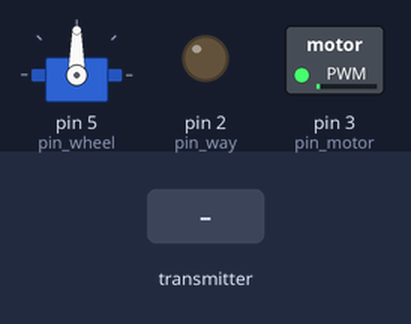
This sketch was run on a simulated Arduino Uno, built with avr-gcc and run on an emulated ATmega328P. On the bench: servo, switched loads named in the sketch (green lamp = pin HIGH), output pins drawn as LEDs (lit = HIGH). The test bench sets the inputs (shaded band). No radio packets arrive unless stated.

Above: at 1.2 s.
1.3 s: the transmitter starts sending data.0 = 0
At 1.9 s:
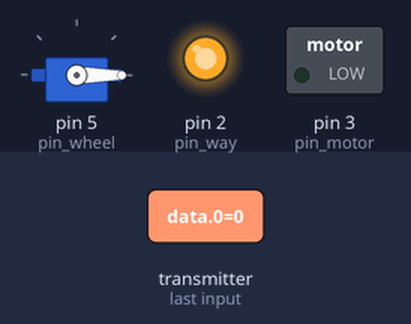
2.8 s: the transmitter starts sending data.1 = 256
At 3.1 s:
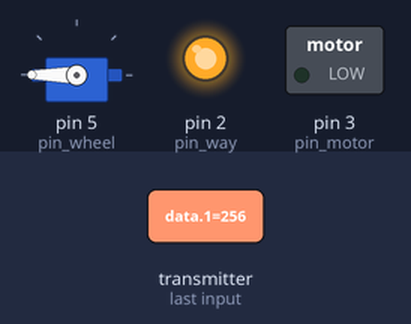
4.3 s: the transmitter starts sending data.0 = 1023
At 5.4 s:
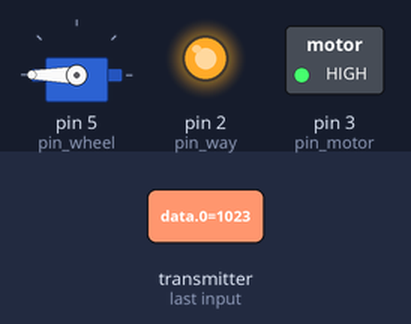
5.8 s: the transmitter starts sending data.1 = 0
At 6.6 s:
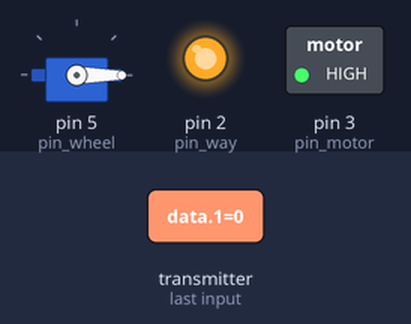
7.3 s: the transmitter starts sending data.1 = 1023
At 7.7 s:
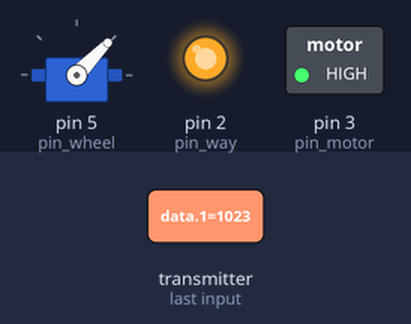
8.8 s: the transmitter starts sending data.0 = 256
At 10.0 s:
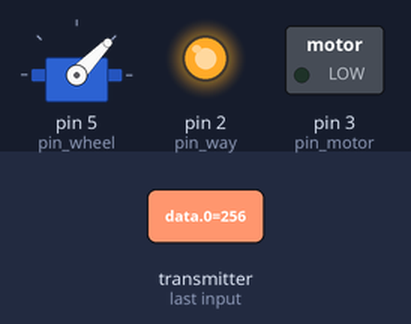
Timing chart, 0 to 11.3 s (numbered marks = the images above; inputs shaded):
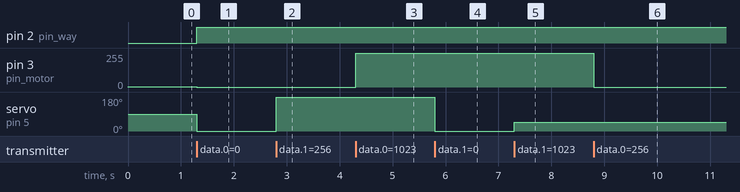

Measured:
- after the input at 1.3 s, pin 2 (pin_way): LOW → HIGH at once; pin 3 (pin_motor): 1/255 → 0/255 at once; servo on pin 5 (pin_wheel): 90° → 0° at once
- after the input at 2.8 s, servo on pin 5 (pin_wheel): 0° → 180° at once
- after the input at 4.3 s, pin 3 (pin_motor): 0/255 → 255/255 at once
- after the input at 5.8 s, servo on pin 5 (pin_wheel): 180° → 0° at once
- after the input at 7.3 s, servo on pin 5 (pin_wheel): 0° → 46° at once
- after the input at 8.8 s, pin 3 (pin_motor): 255/255 → 0/255 at once

The sketch:

receptor.ino
```cpp
#include <SPI.h>
#include <nRF24L01.h>
#include <RF24.h>
#include <Servo.h>

#define rf_ce 9
#define rf_cs 10

RF24 radio(rf_ce,rf_cs);
Servo wheel;

int data[3];
int pin_way = 2;
int pin_motor = 3;
int pin_wheel = 5;
const uint64_t pipe = 0xE8E8F0F0E1LL;

void setup(){
  pinMode(pin_way, OUTPUT);
  pinMode(pin_motor, OUTPUT);
  wheel.attach(pin_wheel);

  defaultValues();

  Serial.begin(9600);
  radio.begin();
  radio.openReadingPipe(1, pipe);
  radio.setPALevel(RF24_PA_MAX);
  radio.setDataRate(RF24_250KBPS);
  radio.setChannel(108);
  radio.startListening();
}


void loop() {
  //Verifica se ha sinal de radio
  if (radio.available()) {
    bool done = false;
    while (!done) {
      done = radio.read(data, sizeof(data));

      analogWrite(pin_motor, data[0]);
      wheel.write(data[1]);

      if (data[2] == 1) {
        digitalWrite(pin_way, LOW);

      } else {
        digitalWrite(pin_way, HIGH);
      }

      Serial.println("");
    }
  } else {
    //Serial.println("waiting");
    // defaultValues();
  }
}

void defaultValues() {
  digitalWrite(pin_way, LOW);
  analogWrite(pin_motor, 1);
  wheel.write(90);
}
```
